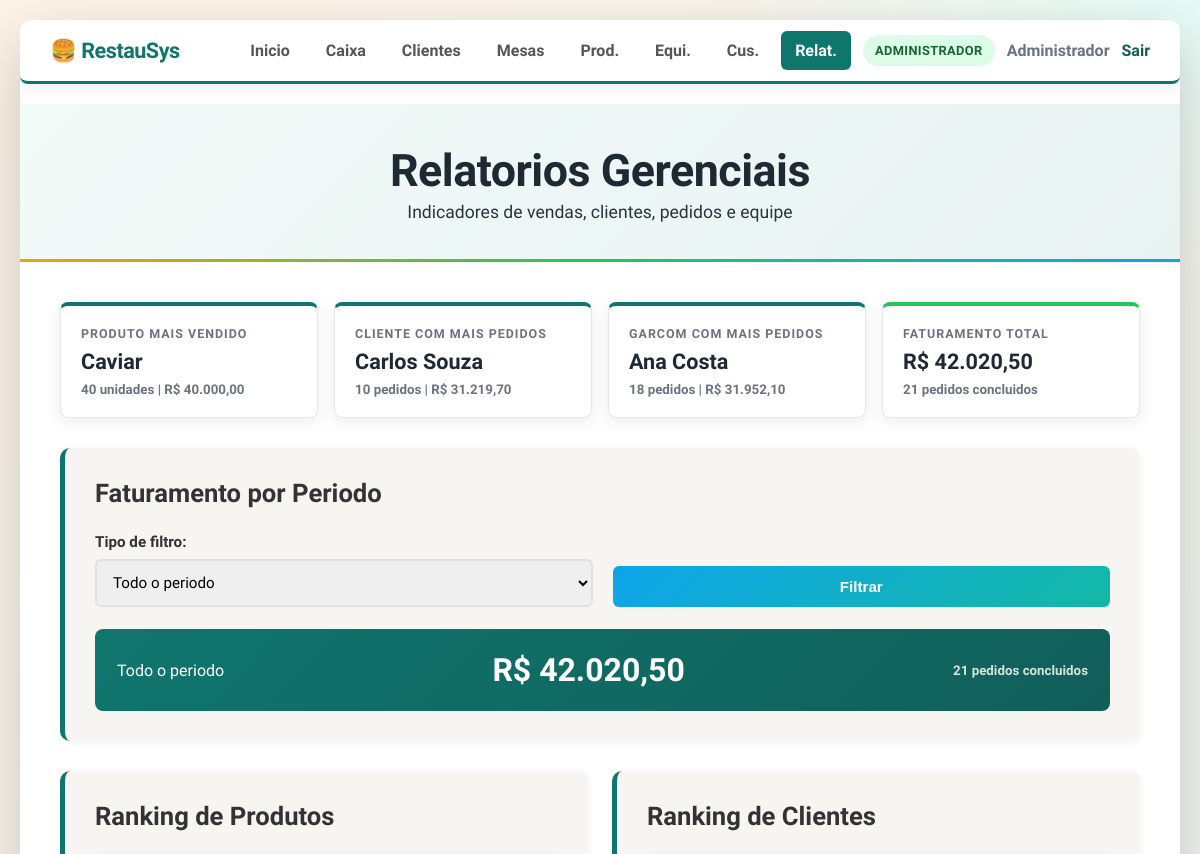
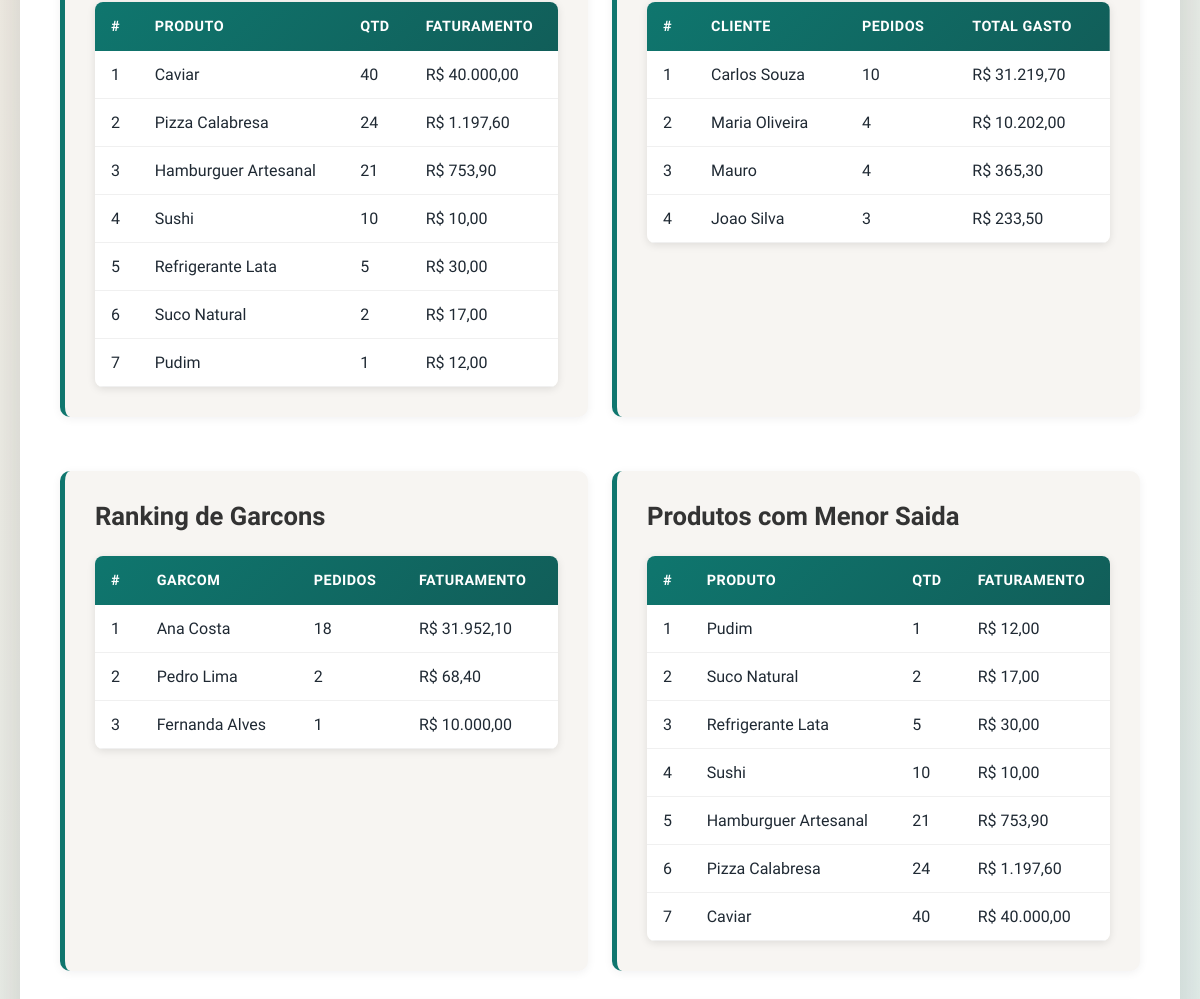
The app's page /pages/relatorios.php (signed in, upper part), older data (2 pictures, top to bottom).
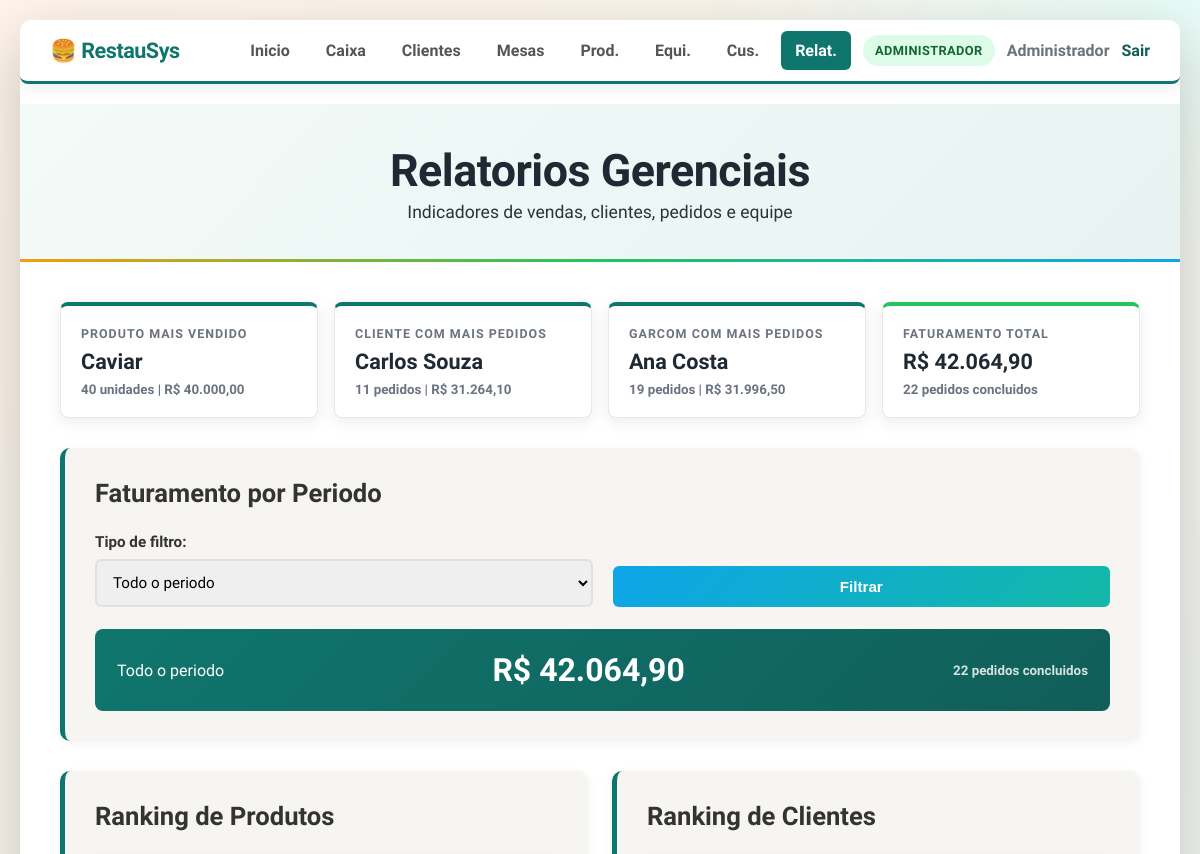
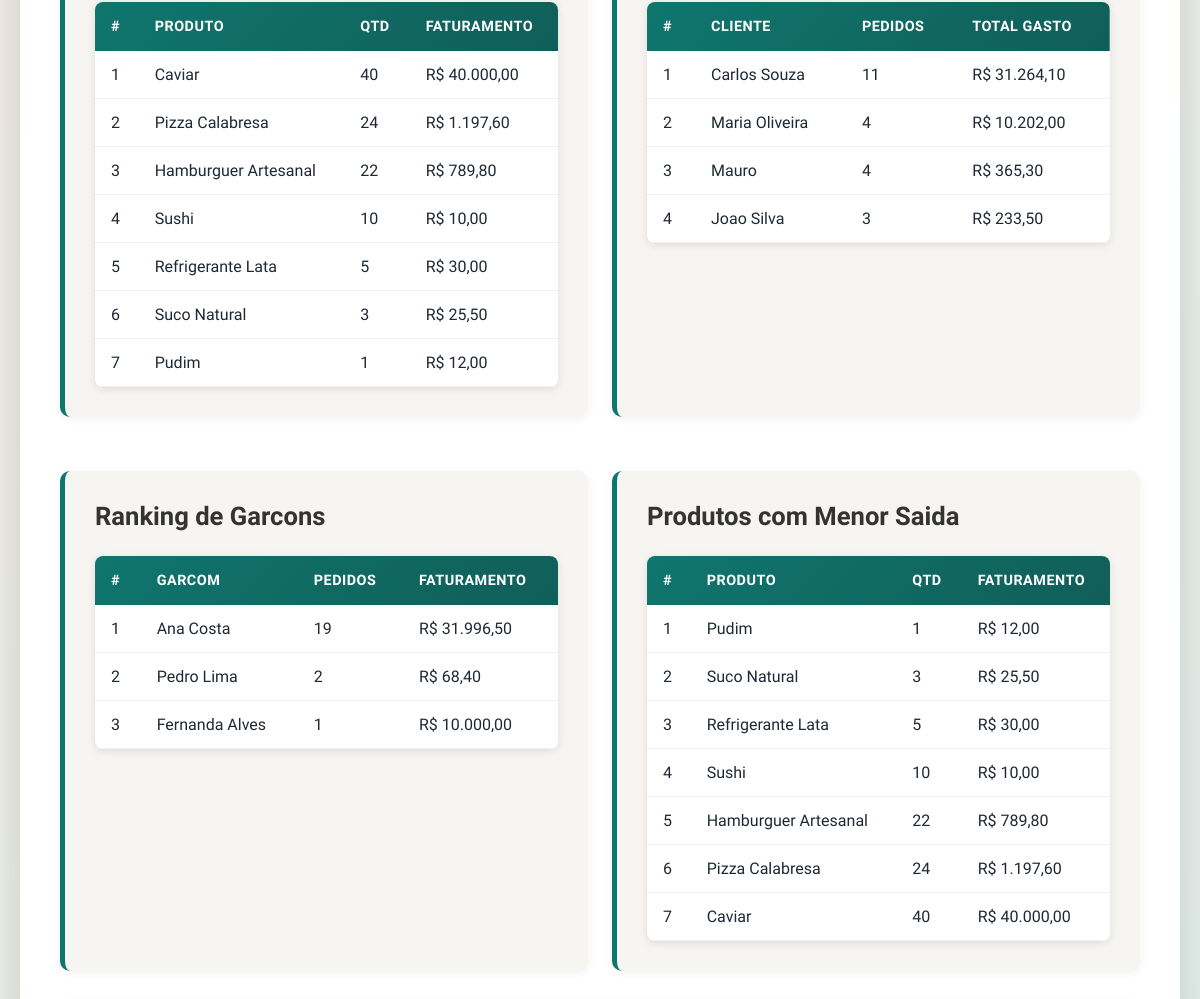
The same page, newer data (2 pictures, top to bottom).
### tables this page shows
CREATE TABLE produtos (
    id_produto INTEGER PRIMARY KEY AUTOINCREMENT,
    nome TEXT NOT NULL,
    descricao TEXT,
    preco NUMERIC NOT NULL,
    id_categoria INTEGER,
    estoque INTEGER DEFAULT 0,
    FOREIGN KEY (id_categoria) REFERENCES categorias(id_categoria)
);

CREATE TABLE clientes (
    id_cliente INTEGER PRIMARY KEY AUTOINCREMENT,
    nome TEXT NOT NULL,
    telefone TEXT,
    email TEXT,
    data_cadastro TEXT DEFAULT CURRENT_TIMESTAMP
);

CREATE TABLE funcionarios (
    id_funcionario INTEGER PRIMARY KEY AUTOINCREMENT,
    nome TEXT NOT NULL,
    cargo TEXT NOT NULL,
    salario NUMERIC,
    data_contratacao TEXT
);

### pages/relatorios.php (the view, shortened to what this page needs)
<?php
require_once __DIR__ . "/../config/config.php";
function dinheiro(float $valor): string
{
    return "R$ " . number_format($valor, 2, ",", ".");
}
$tipo_periodo = $_GET["periodo"] ?? "todos";
$where_periodo = "p.status = 'fechado'";
$params_periodo = [];
$rotulo_periodo = "Todo o periodo";
$ranking_produtos = query_all(
    "SELECT pr.id_produto, pr.nome, SUM(ip.quantidade) AS quantidade_vendida,
            SUM(ip.quantidade * ip.preco_unitario) AS faturamento
     FROM itens_pedido ip
     JOIN produtos pr ON pr.id_produto = ip.id_produto
     JOIN pedidos p ON p.id_pedido = ip.id_pedido
     WHERE p.status = 'fechado'
     GROUP BY pr.id_produto, pr.nome
     ORDER BY quantidade_vendida DESC, faturamento DESC, pr.nome ASC"
);
$produto_mais_vendido = $ranking_produtos[0] ?? null;
$ranking_clientes = query_all(
    "SELECT c.id_cliente, c.nome, COUNT(DISTINCT p.id_pedido) AS quantidade_pedidos,
            COALESCE(SUM(ip.quantidade * ip.preco_unitario), 0) AS total_gasto
     FROM clientes c
     JOIN pedidos p ON p.id_cliente = c.id_cliente
     LEFT JOIN itens_pedido ip ON ip.id_pedido = p.id_pedido
     WHERE p.status = 'fechado'
     GROUP BY c.id_cliente, c.nome
     ORDER BY quantidade_pedidos DESC, total_gasto DESC, c.nome ASC"
);
$cliente_mais_pedidos = $ranking_clientes[0] ?? null;
$ranking_garcons = query_all(
    "SELECT f.id_funcionario, f.nome, COUNT(DISTINCT p.id_pedido) AS quantidade_pedidos,
            COALESCE(SUM(ip.quantidade * ip.preco_unitario), 0) AS faturamento
     FROM funcionarios f
     JOIN pedidos p ON p.id_funcionario = f.id_funcionario
     LEFT JOIN itens_pedido ip ON ip.id_pedido = p.id_pedido
     WHERE p.status = 'fechado'
     GROUP BY f.id_funcionario, f.nome
     ORDER BY quantidade_pedidos DESC, faturamento DESC, f.nome ASC"
);
$garcom_mais_pedidos = $ranking_garcons[0] ?? null;
$faturamento_total = query_one(
    "SELECT COUNT(DISTINCT p.id_pedido) AS quantidade_pedidos,
            COALESCE(SUM(ip.quantidade * ip.preco_unitario), 0) AS faturamento
     FROM pedidos p
     LEFT JOIN itens_pedido ip ON ip.id_pedido = p.id_pedido
     WHERE p.status = 'fechado'"
);
$faturamento_periodo = query_one(
    "SELECT COUNT(DISTINCT p.id_pedido) AS quantidade_pedidos,
            COALESCE(SUM(ip.quantidade * ip.preco_unitario), 0) AS faturamento
     FROM pedidos p
     LEFT JOIN itens_pedido ip ON ip.id_pedido = p.id_pedido
     WHERE $where_periodo",
    $params_periodo
);
$produtos_menor_saida = query_all(
    "SELECT pr.id_produto, pr.nome,
            COALESCE(SUM(CASE WHEN p.status = 'fechado' THEN ip.quantidade ELSE 0 END), 0) AS quantidade_vendida,
            COALESCE(SUM(CASE WHEN p.status = 'fechado' THEN ip.quantidade * ip.preco_unitario ELSE 0 END), 0) AS faturamento
     FROM produtos pr
     LEFT JOIN itens_pedido ip ON ip.id_produto = pr.id_produto
     LEFT JOIN pedidos p ON p.id_pedido = ip.id_pedido
     GROUP BY pr.id_produto, pr.nome
     ORDER BY quantidade_vendida ASC, faturamento ASC, pr.nome ASC
     LIMIT 10"
);
?>
<!DOCTYPE html>
<html lang="pt-BR">
<head>
    <link rel="stylesheet" href="../css/style.css">
</head>
<body>
    <div class="container">
        <?php render_navegacao('relatorios', '../'); ?>
        <header>
            <div class="header-content">
                <h1>Relatorios Gerenciais</h1>
                <p class="header-subtitle">Indicadores de vendas, clientes, pedidos e equipe</p>
            </div>
        </header>
        <main>
            <section class="relatorio-metricas">
                <article class="metric-card">
                    <span class="metric-label">Produto mais vendido</span>
                    <strong><?=htmlspecialchars($produto_mais_vendido["nome"] ?? "Sem vendas")?></strong>
                    <small><?= (int)($produto_mais_vendido["quantidade_vendida"] ?? 0) ?> unidades | <?=dinheiro((float)($produto_mais_vendido["faturamento"] ?? 0))?></small>
                </article>
                <article class="metric-card">
                    <span class="metric-label">Cliente com mais pedidos</span>
                    <strong><?=htmlspecialchars($cliente_mais_pedidos["nome"] ?? "Sem pedidos")?></strong>
                    <small><?= (int)($cliente_mais_pedidos["quantidade_pedidos"] ?? 0) ?> pedidos | <?=dinheiro((float)($cliente_mais_pedidos["total_gasto"] ?? 0))?></small>
                </article>
                <article class="metric-card">
                    <span class="metric-label">Garcom com mais pedidos</span>
                    <strong><?=htmlspecialchars($garcom_mais_pedidos["nome"] ?? "Sem registros")?></strong>
                    <small><?= (int)($garcom_mais_pedidos["quantidade_pedidos"] ?? 0) ?> pedidos | <?=dinheiro((float)($garcom_mais_pedidos["faturamento"] ?? 0))?></small>
                </article>
                <article class="metric-card metric-card-total">
                    <span class="metric-label">Faturamento total</span>
                    <strong><?=dinheiro((float)($faturamento_total["faturamento"] ?? 0))?></strong>
                    <small><?= (int)($faturamento_total["quantidade_pedidos"] ?? 0) ?> pedidos concluidos</small>
                </article>
            </section>
            <section class="secao">
                <h2>Faturamento por Periodo</h2>
                <form method="GET" class="formulario relatorio-filtros">
                    <div class="form-row">
                        <div class="form-grupo">
                            <label>Tipo de filtro:</label>
                            <select name="periodo" id="periodo">
                                <option value="todos" <?=$tipo_periodo === "todos" ? "selected" : ""?>>Todo o periodo</option>
                            </select>
                        </div>
                        <button type="submit" class="btn btn-adicionar">Filtrar</button>
                    </div>
                </form>
                <div class="periodo-resultado">
                    <span><?=htmlspecialchars($rotulo_periodo)?></span>
                    <strong><?=dinheiro((float)($faturamento_periodo["faturamento"] ?? 0))?></strong>
                    <small><?= (int)($faturamento_periodo["quantidade_pedidos"] ?? 0) ?> pedidos concluidos</small>
                </div>
            </section>
            <div class="relatorio-grid">
                <section class="secao">
                    <h2>Ranking de Produtos</h2>
                    <div class="tabela-container">
                        <table class="tabela">
                            <thead><tr><th>#</th><th>Produto</th><th>Qtd</th><th>Faturamento</th></tr></thead>
                            <tbody>
                                <?php foreach ($ranking_produtos as $i => $produto): ?>
                                    <tr>
                                        <td><?=($i + 1)?></td>
                                        <td><?=htmlspecialchars($produto["nome"])?></td>
                                        <td><?= (int)$produto["quantidade_vendida"] ?></td>
                                        <td><?=dinheiro((float)$produto["faturamento"])?></td>
                                    </tr>
                                <?php endforeach; ?>
                            </tbody>
                        </table>
                    </div>
                </section>
                <section class="secao">
                    <h2>Ranking de Clientes</h2>
                    <div class="tabela-container">
                        <table class="tabela">
                            <thead><tr><th>#</th><th>Cliente</th><th>Pedidos</th><th>Total gasto</th></tr></thead>
                            <tbody>
                                <?php foreach ($ranking_clientes as $i => $cliente): ?>
                                    <tr>
                                        <td><?=($i + 1)?></td>
                                        <td><?=htmlspecialchars($cliente["nome"])?></td>
                                        <td><?= (int)$cliente["quantidade_pedidos"] ?></td>
                                        <td><?=dinheiro((float)$cliente["total_gasto"])?></td>
                                    </tr>
                                <?php endforeach; ?>
                            </tbody>
                        </table>
                    </div>
                </section>
                <section class="secao">
                    <h2>Ranking de Garcons</h2>
                    <div class="tabela-container">
                        <table class="tabela">
                            <thead><tr><th>#</th><th>Garcom</th><th>Pedidos</th><th>Faturamento</th></tr></thead>
                            <tbody>
                                <?php foreach ($ranking_garcons as $i => $garcom): ?>
                                    <tr>
                                        <td><?=($i + 1)?></td>
                                        <td><?=htmlspecialchars($garcom["nome"])?></td>
                                        <td><?= (int)$garcom["quantidade_pedidos"] ?></td>
                                        <td><?=dinheiro((float)$garcom["faturamento"])?></td>
                                    </tr>
                                <?php endforeach; ?>
                            </tbody>
                        </table>
                    </div>
                </section>
                <section class="secao">
                    <h2>Produtos com Menor Saida</h2>
                    <div class="tabela-container">
                        <table class="tabela">
                            <thead><tr><th>#</th><th>Produto</th><th>Qtd</th><th>Faturamento</th></tr></thead>
                            <tbody>
                                <?php foreach ($produtos_menor_saida as $i => $produto): ?>
                                    <tr>
                                        <td><?=($i + 1)?></td>
                                        <td><?=htmlspecialchars($produto["nome"])?></td>
                                        <td><?= (int)$produto["quantidade_vendida"] ?></td>
                                        <td><?=dinheiro((float)$produto["faturamento"])?></td>
                                    </tr>
                                <?php endforeach; ?>
                            </tbody>
                        </table>
                    </div>
                </section>
            </div>
        </main>
    </div>
</body>
</html>

### config/config.php (shortened to what this page needs)
<?php
$pdo = initialize_database(DB_PATH, false);
function query_one(string $sql, array $params = []): ?array
{
    global $pdo;
    $stmt = $pdo->prepare($sql);
    $stmt->execute($params);
    return $stmt->fetch() ?: null;
}
function query_all(string $sql, array $params = []): array
{
    global $pdo;
    $stmt = $pdo->prepare($sql);
    $stmt->execute($params);
    return $stmt->fetchAll() ?: [];
}
function perfil_ativo(): string
{
    return $_SESSION['perfil'] ?? '';
}
function nome_usuario_ativo(): string
{
    return $_SESSION['usuario_nome'] ?? '';
}
function render_navegacao(string $ativo, string $base_path = '../'): void
{
    $perfil = perfil_ativo();
    $usuario = nome_usuario_ativo();
    $itens = [
        ['chave' => 'dashboard', 'titulo' => 'Inicio', 'href' => $base_path . 'index.php', 'roles' => [PERFIL_ADMIN, PERFIL_GARCOM]],
        ['chave' => 'pedidos', 'titulo' => 'Caixa', 'href' => $base_path . 'pages/pedidos.php', 'roles' => [PERFIL_ADMIN, PERFIL_GARCOM]],
        ['chave' => 'clientes', 'titulo' => 'Clientes', 'href' => $base_path . 'pages/clientes.php', 'roles' => [PERFIL_ADMIN, PERFIL_GARCOM]],
        ['chave' => 'mesas', 'titulo' => 'Mesas', 'href' => $base_path . 'pages/mesas.php', 'roles' => [PERFIL_ADMIN, PERFIL_GARCOM]],
        ['chave' => 'produtos', 'titulo' => 'Prod.', 'href' => $base_path . 'pages/produtos.php', 'roles' => [PERFIL_ADMIN, PERFIL_GARCOM]],
        ['chave' => 'funcionarios', 'titulo' => 'Equi.', 'href' => $base_path . 'pages/funcionarios.php', 'roles' => [PERFIL_ADMIN]],
        ['chave' => 'despesas', 'titulo' => 'Cus.', 'href' => $base_path . 'pages/despesas.php', 'roles' => [PERFIL_ADMIN]],
        ['chave' => 'relatorios', 'titulo' => 'Relat.', 'href' => $base_path . 'pages/relatorios.php', 'roles' => [PERFIL_ADMIN]],
    ];
    echo '<nav class="navbar">';
    echo '<div class="nav-logo">🍔 RestauSys</div>';
    echo '<div class="nav-right">';
    echo '<ul class="nav-links">';
    foreach ($itens as $item) {
        $classe_ativa = $item['chave'] === $ativo ? ' class="active"' : '';
        echo '<li><a' . $classe_ativa . ' href="' . htmlspecialchars($item['href']) . '">' . htmlspecialchars($item['titulo']) . '</a></li>';
    }
    echo '</ul>';
    if ($perfil !== '') {
        $rotulo_perfil = $perfil === PERFIL_ADMIN ? 'Administrador' : 'Garçom';
        echo '<div class="nav-user">';
        echo '<span class="nav-role nav-role-' . htmlspecialchars($perfil) . '">' . htmlspecialchars($rotulo_perfil) . '</span>';
        if ($usuario !== '') {
            echo '<span class="nav-user-name">' . htmlspecialchars($usuario) . '</span>';
        }
        echo '<a class="nav-logout" href="' . htmlspecialchars($base_path . 'index.php?acao=sair') . '">Sair</a>';
        echo '</div>';
    }
    echo '</div>';
    echo '</nav>';
}

Row changes from the older to the newer data that the page shows:
computed for clientes "Carlos Souza": quantidade_pedidos "10" → "11"; total_gasto "R$ 31.219,70" → "R$ 31.264,10"
computed for funcionarios "Ana Costa": quantidade_pedidos "18" → "19"; faturamento "R$ 31.952,10" → "R$ 31.996,50"
changed produtos "Hamburguer Artesanal": quantidade_vendida "21" → "22"; faturamento "R$ 753,90" → "R$ 789,80"
changed produtos "Suco Natural": quantidade_vendida "2" → "3"; faturamento "R$ 17,00" → "R$ 25,50"
Text that changed along with them:
$cliente_mais_pedidos["quantidade_pedidos"]: "10" → "11"
dinheiro((float)($cliente_mais_pedidos["total_gasto"] ?? 0)): "R$ 31.219,70" → "R$ 31.264,10"
$garcom_mais_pedidos["quantidade_pedidos"]: "18" → "19"
dinheiro((float)($garcom_mais_pedidos["faturamento"] ?? 0)): "R$ 31.952,10" → "R$ 31.996,50"
dinheiro((float)($faturamento_total["faturamento"] ?? 0)): "R$ 42.020,50" → "R$ 42.064,90"
$faturamento_total["quantidade_pedidos"]: "21" → "22"
dinheiro((float)($faturamento_periodo["faturamento"] ?? 0)): "R$ 42.020,50" → "R$ 42.064,90"
$faturamento_periodo["quantidade_pedidos"]: "21" → "22"
